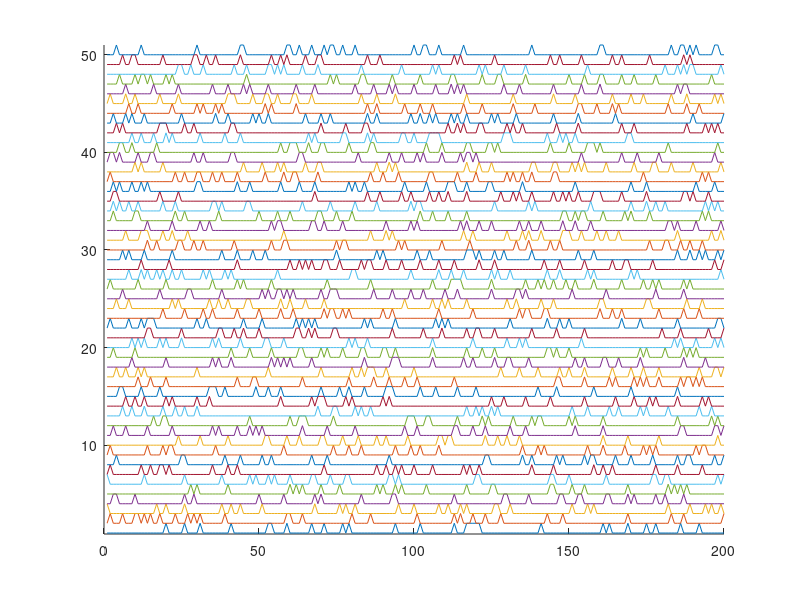
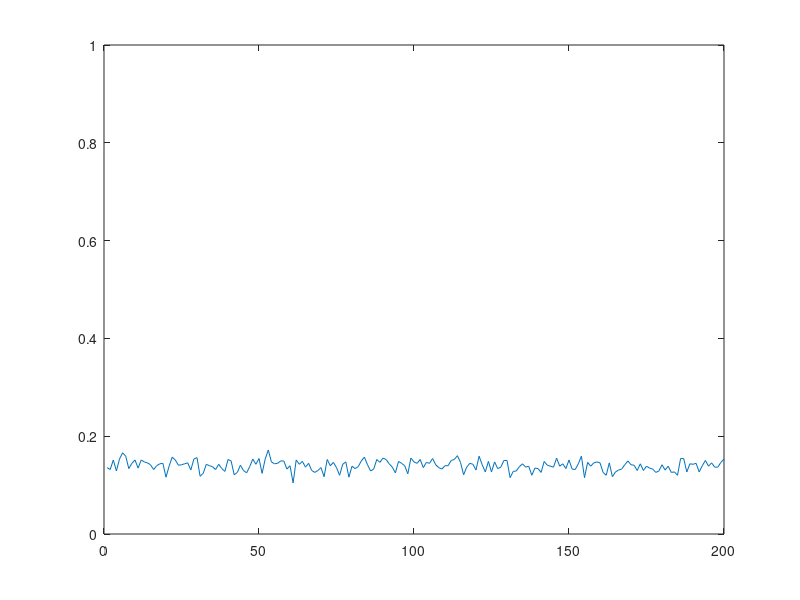

The MATLAB source for these figures, in order:
clear all

%% Random spikes 

numits = 1024; % How many neurons 

len = 200; % Duration of the epoch
numspikes = 30; % Number of spikes per epoch

z = zeros(1,len); % Empty time window, no spikes
t = 1:len; % Time steps

% Make each neuron
for j=numits:-1:1
    neuron(:,j) = z; 
    tt = randi(len,[1,numspikes]); % Random time indexes...
    neuron(tt,j) = 1; % Are set to one, which is the spike
end

% Calculate the downstream response to all neural inputs
    avgDownStream = sum(neuron');
    avgDownStream = avgDownStream / numits;

% Plot all or some of the raw spike trains
maxnumtrainstoshow = 50;
figure(27); clf; hold on;
    for j=1:min([maxnumtrainstoshow, numits])
        plot(t, neuron(:,j)+j);
    end
    ylim([0.9, min([maxnumtrainstoshow+1, numits+1])])

% Plot the downstream neural response
    figure(28); clf; 
        plot(t, avgDownStream); ylim([0 1]);
